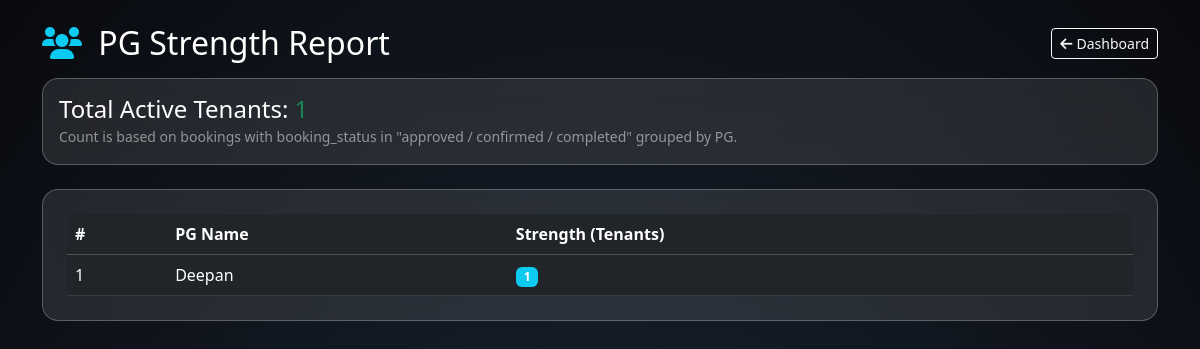
The app's page /admin/reports/strength (signed in), older data.
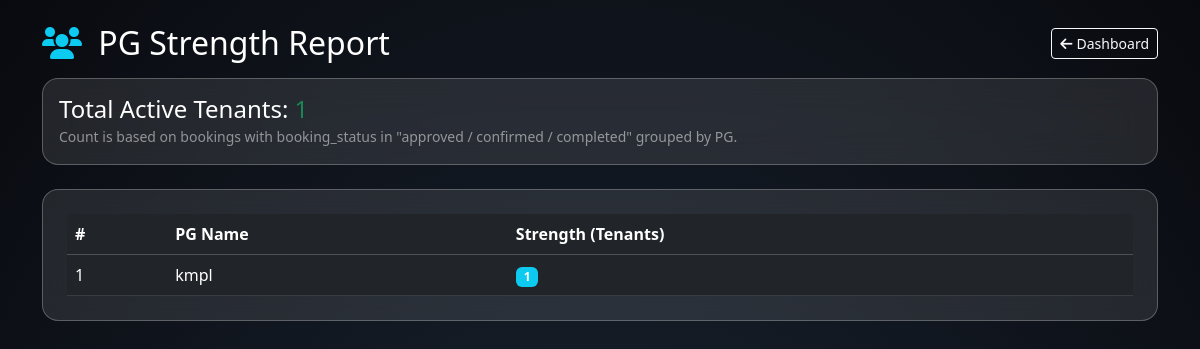
The same page, newer data.
### models.py (models this page shows)
class PG(db.Model):
    __table_args__ = {"extend_existing": True}
    id = db.Column(db.Integer, primary_key=True)
    name = db.Column(db.String(100), nullable=False)
    location = db.Column(db.String(500))
    latitude = db.Column(db.Float)
    longitude = db.Column(db.Float)
    total_rooms = db.Column(db.Integer, default=0)

### app.py (the view)
@app.route("/admin/reports/strength")
@login_required
def admin_strength_report():
    if current_user.role != "admin":
        return redirect("/login")
    rows = (
        db.session.query(
            PG.id,
            PG.name,
            func.count(Booking.id).label("strength"),
        )
        .join(Room, Room.pg_id == PG.id)
        .join(Booking, Booking.room_id == Room.id)
        .filter(
            Booking.booking_status.in_(
                ["approved", "confirmed", "completed"]
            )
        )
        .group_by(PG.id, PG.name)
        .all()
    )
    total_strength = sum(r.strength for r in rows)
    return render_template(
        "admin/strength_report.html",
        rows=rows,
        total_strength=total_strength,
    )

### app.py (called while the page is built)
@login_manager.user_loader
def load_user(user_id):
    return User.query.get(int(user_id))

### templates/admin/strength_report.html (shortened to what this page needs)
<!DOCTYPE html>
<html lang="en">
<head>
  <link href="https://cdn.jsdelivr.net/npm/bootstrap@5.3/dist/css/bootstrap.min.css" rel="stylesheet">
  <link href="https://cdnjs.cloudflare.com/ajax/libs/font-awesome/6.0.0/css/all.min.css" rel="stylesheet">
</head>
<body>
  <div class="container py-4">
    <div class="d-flex justify-content-between align-items-center mb-3">
      <h2 class="mb-0">
        <i class="fas fa-users me-2 text-info"></i>
        PG Strength Report
      </h2>
      <a href="{{ url_for('admin_dashboard') }}" class="btn btn-outline-light btn-sm">
        <i class="fas fa-arrow-left me-1"></i>Dashboard
      </a>
    </div>
    <div class="card-glass p-3 mb-4">
      <h4 class="mb-0">
        Total Active Tenants:
        <span class="text-success">{{ total_strength }}</span>
      </h4>
      <small class="text-white-50">
        Count is based on bookings with booking_status in
        "approved / confirmed / completed" grouped by PG.
      </small>
    </div>
    <div class="card-glass p-4">
      {% if rows %}
        <div class="table-responsive">
          <table class="table table-dark table-hover align-middle mb-0">
            <thead>
              <tr>
                <th>#</th>
                <th>PG Name</th>
                <th>Strength (Tenants)</th>
              </tr>
            </thead>
            <tbody>
              {% for r in rows %}
              <tr>
                <td>{{ loop.index }}</td>
                <td>{{ r.name }}</td>
                <td>
                  <span class="badge bg-info">{{ r.strength }}</span>
                </td>
              </tr>
              {% endfor %}
            </tbody>
          </table>
        </div>
      {% else %}
        <p class="text-white-50 mb-0">
          No bookings with status approved/confirmed/completed found to compute strength.
        </p>
      {% endif %}
    </div>
  </div>
</body>
</html>

### templates/admin/strength_report.html (style rules this page uses)
body { background: radial-gradient(ellipse at bottom, #1B2735 0%, #090A0F 100%); min-height: 100vh; color: white; }
.card-glass { background: rgba(255, 255, 255, 0.10); border-radius: 16px; border: 1px solid rgba(255, 255, 255, 0.25); backdrop-filter: blur(18px); }
.table thead th { border-color: rgba(255,255,255,0.2); }
.table tbody td { border-color: rgba(255,255,255,0.1); vertical-align: middle; }

Row changes from the older to the newer data that the page shows:
removed PG: name "Deepan", strength "1"
added PG: name "kmpl", strength "1"
